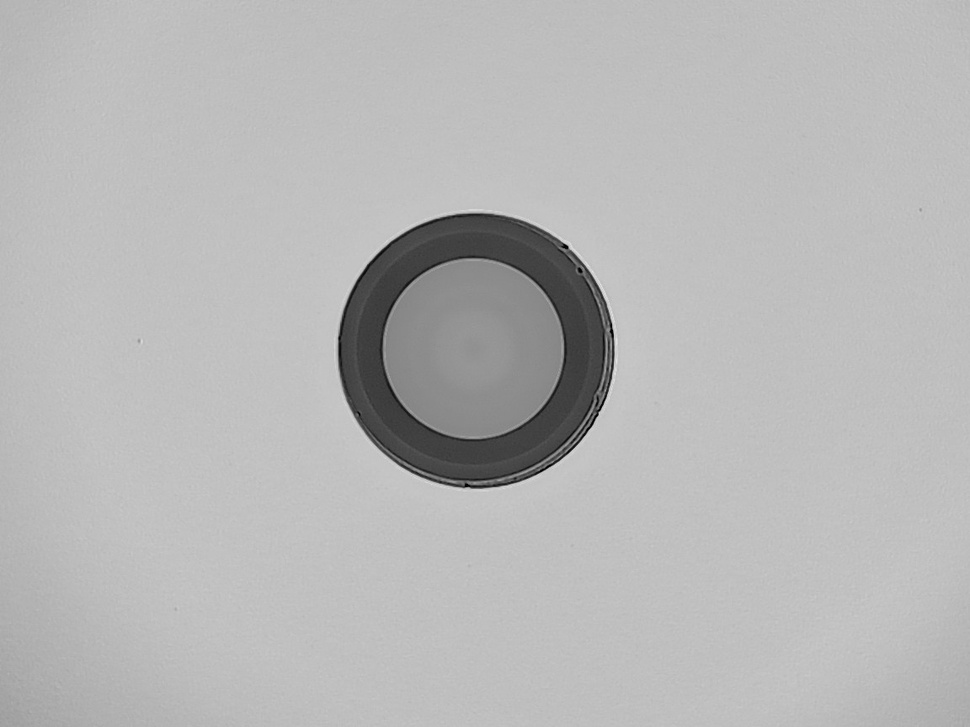
#> input picture current-process/old_version/image_batch/ima18.jpg, 970 x 727 px, shrunk from 1152 x 864 before the run
$ python geometric-fiber-segmenter-29.py ../../../../current-process/old_version/image_batch/ima18.jpg   (older library calls are emulated)
#> lines starting #> are read from the running program, lines starting #| are printed output that depends on the picture
#!/usr/bin/env python3
"""
Geometric Fiber Segmentation - Standalone Module
Extracted from fiber optic defect detection system
Uses Hough Circle Transform and radial gradient analysis
"""

import cv2
import numpy as np
import os
import json
import argparse
from pathlib import Path
from typing import Dict, Any, Tuple, Optional, List


class NumpyEncoder(json.JSONEncoder):
    """JSON encoder for NumPy arrays"""
    # [8 lines left out: function default, not called in this run]


def calculate_radial_gradient_profile(image, center_x, center_y):
    """
    Calculate radial gradient profile from the center of the fiber.

    Args:
        image (np.ndarray): Grayscale image
        center_x (int): X coordinate of center
        center_y (int): Y coordinate of center

    Returns:
        tuple: (radial_profile, max_radius)
    """
    # Calculate gradient magnitude using Sobel operators
    sobel_x = cv2.Sobel(image, cv2.CV_64F, 1, 0, ksize=5)
    sobel_y = cv2.Sobel(image, cv2.CV_64F, 0, 1, ksize=5)
    gradient_magnitude = cv2.magnitude(sobel_x, sobel_y)

    height, width = image.shape
    max_radius = int(np.sqrt(height**2 + width**2) / 2)

    # Initialize radial profile arrays
    radial_profile = np.zeros(max_radius)
    radial_counts = np.zeros(max_radius, dtype=int)

    # Calculate average gradient for each radius
    for y in range(height):
        for x in range(width):
            radius = int(np.sqrt((x - center_x)**2 + (y - center_y)**2))
            if radius < max_radius:
                radial_profile[radius] += gradient_magnitude[y, x]
                radial_counts[radius] += 1

    # Avoid division by zero
    radial_counts[radial_counts == 0] = 1
    radial_profile /= radial_counts

    return radial_profile, max_radius


def find_gradient_peaks(radial_profile, min_prominence=None):
    """
    Find peaks in the radial gradient profile.

    Args:
        radial_profile (np.ndarray): Radial gradient profile
        min_prominence (float, optional): Minimum peak prominence

    Returns:
        List[Tuple[int, float]]: List of (radius, magnitude) tuples
    """
    if min_prominence is None:
        min_prominence = np.mean(radial_profile)

    peaks = []

    # Simple peak detection
    for r in range(1, len(radial_profile) - 1):
        if (radial_profile[r] > radial_profile[r-1] and
            radial_profile[r] > radial_profile[r+1] and
            radial_profile[r] > min_prominence):
            peaks.append((r, radial_profile[r]))

    return peaks


def detect_fiber_center_hough(image, blur_kernel=(9, 9), blur_sigma=2):
    """
    Detect fiber center using Hough Circle Transform.

    Args:
        image (np.ndarray): Grayscale image
        blur_kernel (tuple): Gaussian blur kernel size
        blur_sigma (float): Gaussian blur sigma

    Returns:
        tuple: (center_x, center_y, detected_radius) or None if no circle found
    """
    # Apply Gaussian blur to reduce noise
    blurred = cv2.GaussianBlur(image, blur_kernel, blur_sigma)

    # Hough Circle Transform
    circles = cv2.HoughCircles(
        blurred,
        cv2.HOUGH_GRADIENT,
        dp=1.2,
        minDist=100,
        param1=50,
        param2=30,
        minRadius=5,
        maxRadius=int(image.shape[0] / 3)
    )

    if circles is not None:
        circles = np.uint16(np.around(circles))
        # Return the most prominent circle (first one)
        center_x, center_y, radius = circles[0][0]
        return int(center_x), int(center_y), int(radius)

    return None


def estimate_core_cladding_radii(peaks, detected_radius, image_shape):
    """
    Estimate core and cladding radii from gradient peaks.

    Args:
        peaks (List): List of gradient peaks
        detected_radius (int): Radius detected by Hough transform
        image_shape (tuple): Shape of the image

    Returns:
        tuple: (core_radius, cladding_radius, confidence)
    """
    height, width = image_shape[:2]
    max_allowed_radius = min(height, width) / 2

    if len(peaks) < 2:
        # Fallback: use detected radius as core, estimate cladding
        core_radius = float(detected_radius)
        cladding_radius = core_radius * 3.0  # Typical ratio for fiber optics
        confidence = 0.4  # Lower confidence due to insufficient peaks
    else:
        # Sort peaks by magnitude and take the top two
        peaks_sorted = sorted(peaks, key=lambda p: p[1], reverse=True)
        radii = sorted([p[0] for p in peaks_sorted[:2]])

        core_radius = float(radii[0])
        cladding_radius = float(radii[1])

        # Calculate confidence based on peak strengths
        peak_strengths = [p[1] for p in peaks_sorted[:2]]
        max_possible_strength = max([p[1] for p in peaks]) if peaks else 1
        confidence = min(1.0, (peak_strengths[0] + peak_strengths[1]) / (2 * max_possible_strength))

    # Validate radii
    if core_radius <= 0 or core_radius >= max_allowed_radius:
        return None, None, 0.0

    if cladding_radius <= core_radius:
        # Adjust cladding radius if invalid
        cladding_radius = core_radius * 2.5
        confidence *= 0.8  # Reduce confidence

    return core_radius, cladding_radius, confidence


def create_visualization(original_image, center, core_radius, cladding_radius):
    """
    Create visualization of the segmentation results.

    Args:
        original_image (np.ndarray): Original image
        center (tuple): Center coordinates (x, y)
        core_radius (float): Core radius
        cladding_radius (float): Cladding radius

    Returns:
        np.ndarray: Visualization image
    """
    if len(original_image.shape) == 2:
        # Convert grayscale to color
        visualization = cv2.cvtColor(original_image, cv2.COLOR_GRAY2BGR)
    else:
        visualization = original_image.copy()

    center_x, center_y = center

    # Draw core circle (green)
    cv2.circle(visualization, (int(center_x), int(center_y)), int(core_radius), (0, 255, 0), 2)

    # Draw cladding circle (red)
    cv2.circle(visualization, (int(center_x), int(center_y)), int(cladding_radius), (0, 0, 255), 2)

    # Draw center point (yellow)
    cv2.circle(visualization, (int(center_x), int(center_y)), 3, (0, 255, 255), -1)

    # Add labels
    cv2.putText(visualization, 'Core',
               (int(center_x) - int(core_radius) + 10, int(center_y) - 10),
               cv2.FONT_HERSHEY_SIMPLEX, 0.6, (0, 255, 0), 2)

    cv2.putText(visualization, 'Cladding',
               (int(center_x) - int(cladding_radius) + 10, int(center_y) + int(cladding_radius) - 10),
               cv2.FONT_HERSHEY_SIMPLEX, 0.6, (0, 0, 255), 2)

    return visualization


def save_radial_profile_plot(radial_profile, core_radius, cladding_radius, output_path):
    """
    Save a plot of the radial gradient profile.

    Args:
        radial_profile (np.ndarray): Radial gradient profile
        core_radius (float): Core radius
        cladding_radius (float): Cladding radius
        output_path (str): Path to save the plot
    """
    try:
        import matplotlib
        matplotlib.use('Agg')  # Use non-interactive backend
        import matplotlib.pyplot as plt

        # Limit plot to reasonable range
        max_radius = int(len(radial_profile) * 0.6)

        plt.figure(figsize=(12, 6))
        plt.plot(radial_profile[:max_radius], 'b-', linewidth=1, label='Gradient Profile')
        plt.axvline(x=core_radius, color='g', linestyle='--', linewidth=2,
                   label=f'Core: {core_radius:.1f}px')
        plt.axvline(x=cladding_radius, color='r', linestyle='--', linewidth=2,
                   label=f'Cladding: {cladding_radius:.1f}px')

        plt.xlabel('Radius (pixels)')
        plt.ylabel('Average Gradient Magnitude')
        plt.title('Radial Gradient Profile')
        plt.legend()
        plt.grid(True, alpha=0.3)
        plt.tight_layout()

        plt.savefig(output_path, dpi=150, bbox_inches='tight')
        plt.close()

    except ImportError:
        print("Matplotlib not available, skipping radial profile plot")


def geometric_fiber_segmentation(image_path, output_dir='geometric_output'):
    """
    Perform geometric fiber segmentation using Hough transform and radial analysis.

    Args:
        image_path (str): Path to input image
        output_dir (str): Directory to save results

    Returns:
        dict: Segmentation results
    """
    # Create output directory
    os.makedirs(output_dir, exist_ok=True)

    # Initialize result
    result = {
        'method': 'geometric_fiber_segmentation',
        'image_path': image_path,
        'success': False,
        'center': None,
        'core_radius': None,
        'cladding_radius': None,
        'confidence': 0.0
    }

    try:
        # Validate input
        if not os.path.exists(image_path):
            result['error'] = f"File not found: '{image_path}'"
            return result

        # Load image
        original_image = cv2.imread(image_path)
        if original_image is None:
            result['error'] = f"Could not read image: '{image_path}'"
            return result

        # Convert to grayscale
        if len(original_image.shape) == 3:
            gray_image = cv2.cvtColor(original_image, cv2.COLOR_BGR2GRAY)
        else:
            gray_image = original_image

        base_filename = os.path.splitext(os.path.basename(image_path))[0]

        # Step 1: Detect fiber center using Hough Circle Transform
        print("Detecting fiber center...")
        center_detection = detect_fiber_center_hough(gray_image)

        if center_detection is None:
            result['error'] = "Could not detect fiber center using Hough Circle Transform"
            return result

        center_x, center_y, detected_radius = center_detection

        # Step 2: Calculate radial gradient profile
        print("Calculating radial gradient profile...")
        radial_profile, max_radius = calculate_radial_gradient_profile(
            gray_image, center_x, center_y
        )

        # Step 3: Find peaks in radial profile
        print("Finding gradient peaks...")
        peaks = find_gradient_peaks(radial_profile)

        # Step 4: Estimate core and cladding radii
        print("Estimating core and cladding radii...")
        core_radius, cladding_radius, confidence = estimate_core_cladding_radii(
            peaks, detected_radius, gray_image.shape
        )

        if core_radius is None or cladding_radius is None:
            result['error'] = "Could not determine valid core radius"
            return result

        # Update result
        result.update({
            'success': True,
            'center': (float(center_x), float(center_y)),
            'core_radius': float(core_radius),
            'cladding_radius': float(cladding_radius),
            'confidence': float(confidence),
            'method_details': {
                'detected_circles': 1,
                'num_peaks_found': len(peaks),
                'hough_detected_radius': float(detected_radius),
                'max_radius': int(max_radius)
            }
        })

        # Step 5: Create and save visualizations
        print("Creating visualizations...")

        # Main visualization
        visualization = create_visualization(
            original_image, (center_x, center_y), core_radius, cladding_radius
        )
        vis_path = os.path.join(output_dir, f'{base_filename}_geometric_segmentation.jpg')
        cv2.imwrite(vis_path, visualization)

        # Radial profile plot
        profile_path = os.path.join(output_dir, f'{base_filename}_radial_profile.png')
        save_radial_profile_plot(radial_profile, core_radius, cladding_radius, profile_path)

        # Save gradient magnitude image
        sobel_x = cv2.Sobel(gray_image, cv2.CV_64F, 1, 0, ksize=5)
        sobel_y = cv2.Sobel(gray_image, cv2.CV_64F, 0, 1, ksize=5)
        gradient_magnitude = cv2.magnitude(sobel_x, sobel_y)
        gradient_normalized = ((gradient_magnitude - gradient_magnitude.min()) /
                              (gradient_magnitude.max() - gradient_magnitude.min()) * 255).astype(np.uint8)

        grad_path = os.path.join(output_dir, f'{base_filename}_gradient_magnitude.jpg')
        cv2.imwrite(grad_path, gradient_normalized)

        # Save results as JSON
        result_path = os.path.join(output_dir, f'{base_filename}_geometric_results.json')
        with open(result_path, 'w') as f:
            json.dump(result, f, indent=4, cls=NumpyEncoder)

        print(f"Geometric segmentation complete. Results saved to: {output_dir}")

    except Exception as e:
        result['error'] = f"Processing failed: {str(e)}"

    return result


def main():
    """Command line interface for geometric fiber segmentation"""
    parser = argparse.ArgumentParser(
        description='Geometric Fiber Optic Segmentation using Hough Transform and Radial Analysis'
    )
    parser.add_argument('image_path', help='Path to input fiber optic image')
    parser.add_argument('--output-dir', default='geometric_output',
                       help='Output directory (default: geometric_output)')
    parser.add_argument('--verbose', action='store_true', help='Verbose output')

    args = parser.parse_args()

    # Run segmentation
    result = geometric_fiber_segmentation(
        image_path=args.image_path,
        output_dir=args.output_dir
    )
#> in geometric_fiber_segmentation, original_image is the input picture: shape (727, 970, 3); min 0, max 229, mean 182.7
#> in detect_fiber_center_hough, `circles = cv2.HoughCircles( blurred, cv2.HOUGH_GRADIENT, dp=1.2, minDi..`: circles = [[475.8, 351, 138.3], [394.2, 285, 34.64], [529.8, 437.4, 36.56]]
#> in detect_fiber_center_hough, `circles = np.uint16(np.around(circles))`: circles = [[476, 351, 138], [394, 285, 35], [530, 437, 37]]
#> in detect_fiber_center_hough, `center_x, center_y, radius = circles[0][0]`: center_x = 476; center_y = 351; radius = 138
#> in geometric_fiber_segmentation, `center_detection = detect_fiber_center_hough(gray_image)`: center_detection = (476, 351, 138)
#> in geometric_fiber_segmentation, `center_x, center_y, detected_radius = center_detection`: center_x = 476; center_y = 351; detected_radius = 138
#> in calculate_radial_gradient_profile, `sobel_x = cv2.Sobel(image, cv2.CV_64F, 1, 0, ksize=5)`:
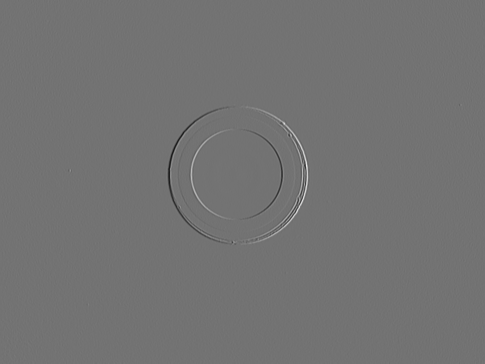
#> sobel_x: shape (727, 970) float64 (shown at 1/2 size); min -7841, max 9543, mean 0.9; drawn with min black and max white
#> in calculate_radial_gradient_profile, `gradient_magnitude = cv2.magnitude(sobel_x, sobel_y)`:
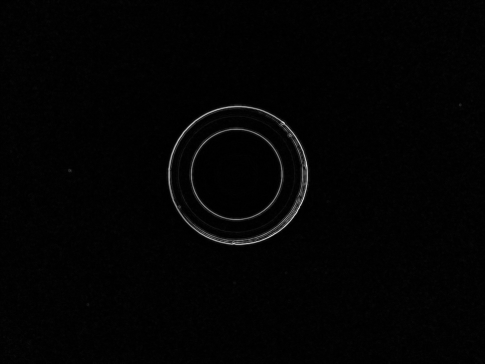
#> gradient_magnitude: shape (727, 970) float64 (shown at 1/2 size); min 0, max 9616, mean 136.2; drawn with min black and max white
#> after the loop in calculate_radial_gradient_profile, `for y in range(height):`: radial_counts = 606 values, max 2228 at index 351, min 1 at index 0, mean 1163.3; radial_profile = 606 values, max 5006115.7 at index 138, min 25.3 at index 0, mean 158427
#> in calculate_radial_gradient_profile, `radial_profile /= radial_counts`: radial_profile = 606 values, max 5794.1 at index 138, min 25.3 at index 0, mean 161.8
#> in geometric_fiber_segmentation, `radial_profile, max_radius = calculate_radial_gradient_profile( gray_i..`: max_radius = 606
#> in find_gradient_peaks, `min_prominence = np.mean(radial_profile)`: min_prominence = 161.8
#> after the loop in find_gradient_peaks, `for r in range(1, len(radial_profile) - 1):`: peaks = [(87, 1565.5), (93, 1635.1), (97, 386.5), (112, 208.6), (115, 201), (120, 249.7), (128, 1239), (130, 1441.3), (138, 5794.1)]
#> in estimate_core_cladding_radii, `peaks_sorted = sorted(peaks, key=lambda p: p[1], reverse=True)`: peaks_sorted = [(138, 5794.1), (93, 1635.1), (87, 1565.5), (130, 1441.3), (128, 1239), (97, 386.5), (120, 249.7), (112, 208.6), (115, 201)]
#> in estimate_core_cladding_radii, `radii = sorted([p[0] for p in peaks_sorted[:2]])`: radii = [93, 138]
#> in estimate_core_cladding_radii, `core_radius = float(radii[0])`: core_radius = 93
#> in estimate_core_cladding_radii, `cladding_radius = float(radii[1])`: cladding_radius = 138
#> in estimate_core_cladding_radii, `peak_strengths = [p[1] for p in peaks_sorted[:2]]`: peak_strengths = [5794.1, 1635.1]
#> in estimate_core_cladding_radii, `max_possible_strength = max([p[1] for p in peaks]) if peaks else 1`: max_possible_strength = 5794.1
#> in estimate_core_cladding_radii, `confidence = min(1.0, (peak_strengths[0] + peak_strengths[1]) / (2 * m..`: confidence = 0.641
#> in geometric_fiber_segmentation, `core_radius, cladding_radius, confidence = estimate_core_cladding_radi..`: core_radius = 93; cladding_radius = 138; confidence = 0.641
#> in create_visualization, `cv2.putText(visualization, 'Cladding', (int(center_x) - int(cladding_r..`:
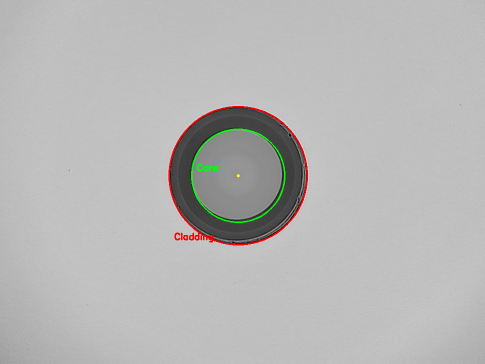
#> visualization: shape (727, 970, 3) (shown at 1/2 size); mean B, G, R 181.9, 182.6, 183
#> in save_radial_profile_plot, `max_radius = int(len(radial_profile) * 0.6)`: max_radius = 363
#> in save_radial_profile_plot, `plt.savefig(output_path, dpi=150, bbox_inches='tight')`:
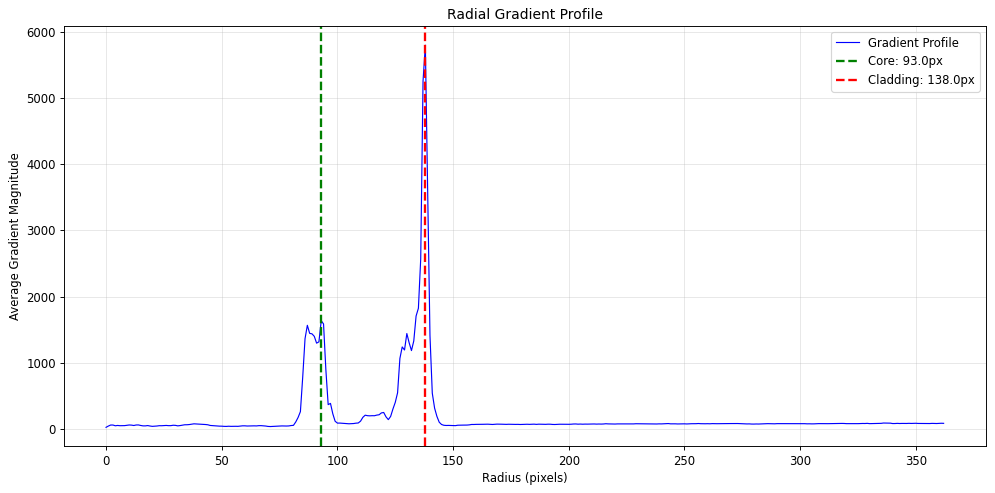
#> figure drawn by matplotlib, 1 panel; curve peaks at x = 138, y = 5794.1
#> result = 8 items

    # Print results
    if args.verbose:
        print(json.dumps(result, indent=2, cls=NumpyEncoder))
    else:
        if result['success']:
            print(f"✓ Geometric segmentation successful!")
            print(f"  Center: ({result['center'][0]:.1f}, {result['center'][1]:.1f})")
#|   Center: (476.0, 351.0)
            print(f"  Core radius: {result['core_radius']:.1f} pixels")
#|   Core radius: 93.0 pixels
            print(f"  Cladding radius: {result['cladding_radius']:.1f} pixels")
#|   Cladding radius: 138.0 pixels
            print(f"  Confidence: {result['confidence']:.3f}")
#|   Confidence: 0.641

            details = result.get('method_details', {})
#> details = {'detected_circles': 1, 'num_peaks_found': 9, 'hough_detected_radius': 138, 'max_radius': 606}
            print(f"  Gradient peaks found: {details.get('num_peaks_found', 0)}")
#|   Gradient peaks found: 9
            print(f"  Hough detected radius: {details.get('hough_detected_radius', 0):.1f}")
#|   Hough detected radius: 138.0
        else:
            print(f"✗ Geometric segmentation failed: {result.get('error', 'Unknown error')}")


if __name__ == "__main__":
    main()
